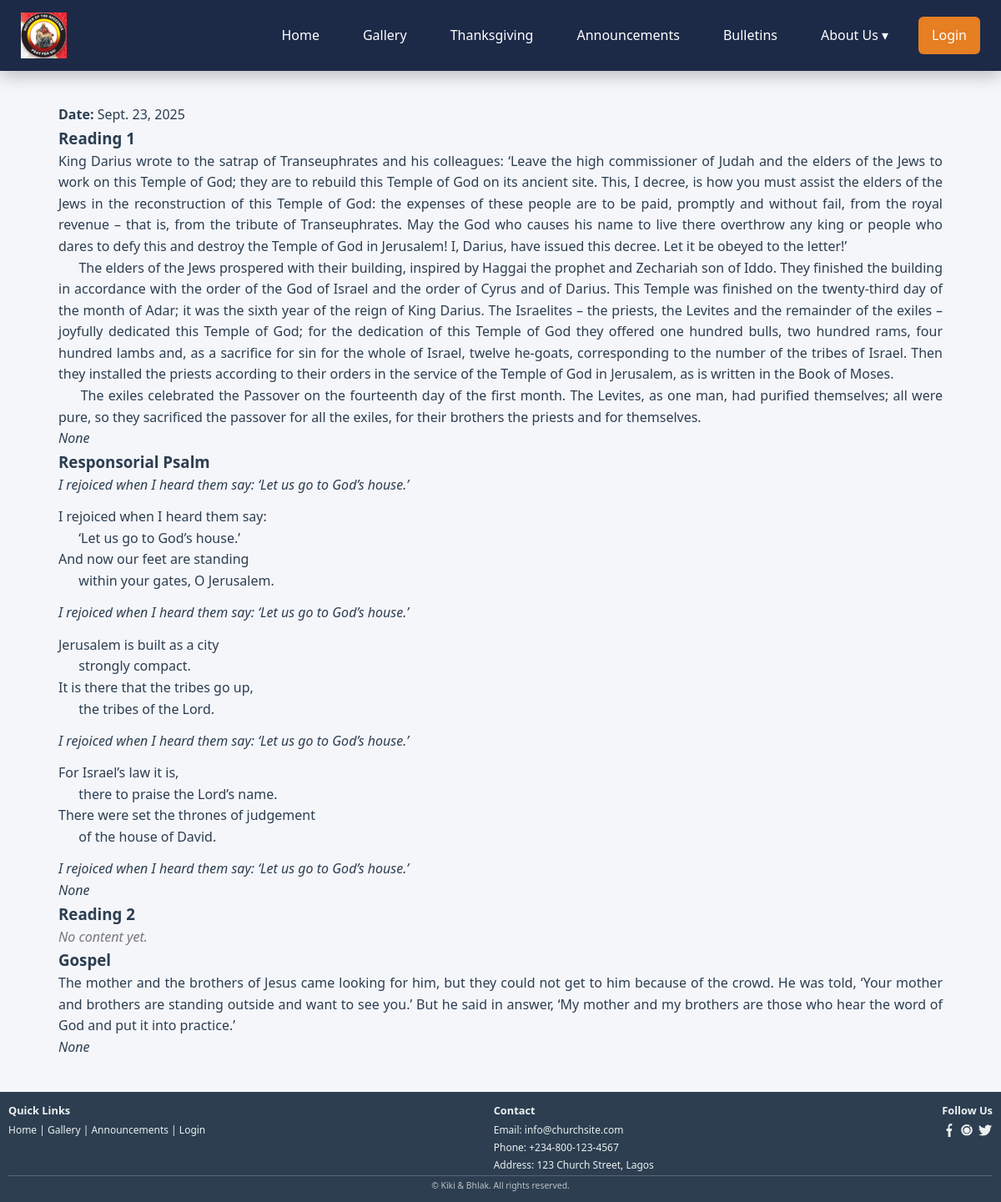
/bulletins/9/, run on the app's committed database.
### gallery/models.py (models this page shows, shortened)
class Bulletin(models.Model):
    date = models.DateField(unique=True)
    title = models.CharField(max_length=200, blank=True)
    reading_1 = models.TextField(blank=True, null=True)
    reading_1_citation = models.CharField(max_length=200, blank=True, null=True)
    responsorial_psalm = models.TextField(blank=True, null=True)
    psalm_refrain = models.CharField(max_length=300, blank=True, null=True)
    psalm_citation = models.CharField(max_length=200, blank=True, null=True)
    reading_2 = models.TextField(blank=True, null=True)
    reading_2_citation = models.CharField(max_length=200, blank=True, null=True)
    gospel = models.TextField(blank=True, null=True)
    gospel_citation = models.CharField(max_length=200, blank=True, null=True)
    reading_1_optional = models.TextField(blank=True, null=True)
    reading_1_optional_citation = models.CharField(max_length=200, blank=True, null=True)
    psalm_optional = models.TextField(blank=True, null=True)
    psalm_optional_refrain = models.CharField(max_length=300, blank=True, null=True)
    psalm_optional_citation = models.CharField(max_length=200, blank=True, null=True)
    reading_2_optional = models.TextField(blank=True, null=True)
    reading_2_optional_citation = models.CharField(max_length=200, blank=True, null=True)
    gospel_optional = models.TextField(blank=True, null=True)
    gospel_optional_citation = models.CharField(max_length=200, blank=True, null=True)
    day_title = models.CharField(max_length=200, blank=True, null=True)
    season = models.CharField(max_length=200, blank=True, null=True)
    memorial = models.CharField(max_length=200, blank=True, null=True)
    created_at = models.DateTimeField(auto_now_add=True)

### gallery/views.py (the view)
# urls.py: path("bulletins/<int:pk>/", views.bulletin_detail, name="bulletin_detail"),
def bulletin_detail(request, pk):
    bulletin = get_object_or_404(Bulletin, pk=pk)
    return render(request, "bulletin_detail.html", {"bulletin": bulletin})

### templates/bulletin_detail.html (shortened to what this page needs)
{% extends "base.html" %}
{% block content %}
<div class="bulletin-detail">
    <p><strong>Date:</strong> {{ bulletin.date }}</p>
    <h3>Reading 1</h3>
    <div id="reading_1_section">
        {% if bulletin.reading_1 %}
            <div id="reading_1_text">{{ bulletin.reading_1|safe }}</div>
            <p class="citation"><em>{{ bulletin.reading_1_citation }}</em></p>
        {% endif %}
    </div>
    <h3>Responsorial Psalm</h3>
    <div id="responsorial_psalm_section">
        {% if bulletin.responsorial_psalm %}
            <div id="responsorial_psalm_text">{{ bulletin.responsorial_psalm|safe }}</div>
            <p class="citation"><em>{{ bulletin.psalm_citation }}</em></p>
        {% endif %}
    </div>
    <h3>Reading 2</h3>
    <div id="reading_2_section">
        {% if bulletin.reading_2 %}
            <div id="reading_2_text">{{ bulletin.reading_2|safe }}</div>
            <p class="citation"><em>{{ bulletin.reading_2_citation }}</em></p>
            {%if user.is_staff %}
                <div class="bulletin-actions">
                    <button class="delete-btn" data-field="reading_2" data-id="{{ bulletin.id }}">Delete</button>
                    <button class="refetch-btn" data-field="reading_2" data-id="{{ bulletin.id }}">Refetch</button>
                </div>
            {% endif %}
        {% else %}
            <p id="reading_2_text" class="empty">No content yet.</p>
        {% endif %}
    </div>
    <h3>Gospel</h3>
    <div id="gospel_section">
        {% if bulletin.gospel %}
            <div id="gospel_text">{{ bulletin.gospel|safe }}</div>
            <p class="citation"><em>{{ bulletin.gospel_citation }}</em></p>
        {% endif %}
    </div>
</div>
{% endblock %}

### static/css/style.css (style rules this page uses)
* { margin: 0; padding: 0; box-sizing: border-box; }
html, body { height: 100%; font-family: "Segoe UI", Roboto, sans-serif; background: #f5f6fa; color: #2c3e50; line-height: 1.6; display: flex; flex-direction: column; }
.empty { color: #777; font-style: italic; }

### data on the page
Bulletin: date "Sept. 23, 2025", reading_1 "King Darius wrote to the satrap of Transeuphrates and his colleagues: ‘Leave the high commissioner of Judah and the elders of the Jews to work on this Temple of God; they are to rebuild this Temple of God on its ancient site. This, I decree, is how you must assist the elders of the Jews in the reconstruction of this Temple of God: the expenses of these people are to be paid, promptly and without fail, from the royal revenue – that is, from the tribute of Transeuphrates. May the God who causes his name to live there overthrow any king or people who dares to defy this and destroy the Temple of God in Jerusalem! I, Darius, have issued this decree. Let it be obeyed to the letter!’ The elders of…", reading_1_citation "None", responsorial_psalm "I rejoiced when I heard them say: ‘Let us go to God’s house.’ I rejoiced when I heard them say: ‘Let us go to God’s house.’ And now our feet are standing within your gates, O Jerusalem. I rejoiced when I heard them say: ‘Let us go to God’s house.’ Jerusalem is built as a city strongly compact. It is there that the tribes go up, the tribes of the Lord. I rejoiced when I heard them say: ‘Let us go to God’s house.’ For Israel’s law it is, there to praise the Lord’s name. There were set the thrones of judgement of the house of David. I rejoiced when I heard them say: ‘Let us go to God’s house.’", psalm_citation "None", gospel "The mother and the brothers of Jesus came looking for him, but they could not get to him because of the crowd. He was told, ‘Your mother and brothers are standing outside and want to see you.’ But he said in answer, ‘My mother and my brothers are those who hear the word of God and put it into practice.’", gospel_citation "None"
